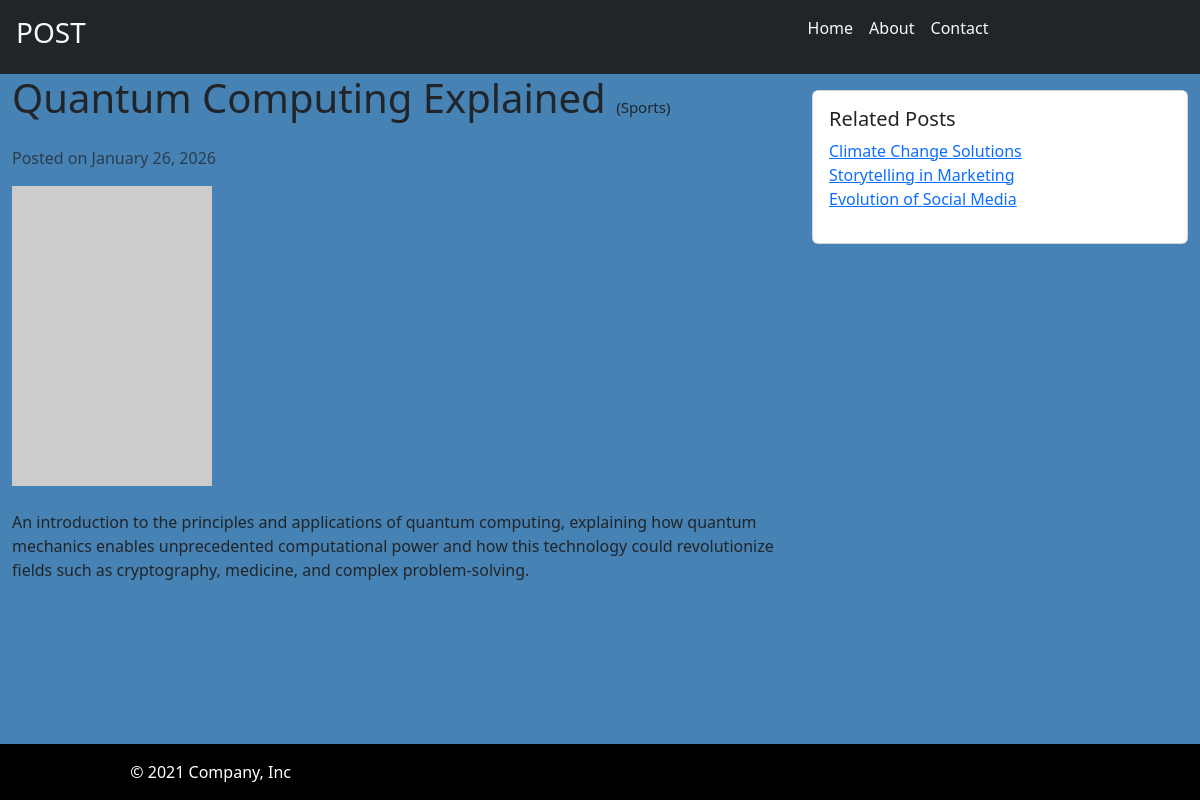
The app's page /myapp/detail/quantum-computing-explained with its own data.
### myapp/models.py (models this page shows, shortened)
class posts(models.Model):
    title = models.CharField(max_length=100)
    content = models.TextField()
    img_url = models.URLField(null=True)
    created_at = models.DateTimeField(auto_now_add=True)
    slug = models.SlugField()
    category = models.ForeignKey(Category, on_delete=models.CASCADE)

class Category(models.Model):
    name = models.CharField(max_length=100)
    def __str__(self):
        return self.name

### myapp/views.py (the view)
# urls.py: path('detail/<str:slug>', views.detail, name="Detail"),
def detail(request, slug):  #the parameter should be same as from the path(url)
    detail_title = 'Detail'
    try:
        post_item = posts.objects.get(slug=slug)
        related_posts = posts.objects.filter(category=post_item.category).exclude(pk=post_item.id)
    except posts.DoesNotExist:
        raise Http404("post does not exist")
    return render(request,'detail.html', {'posts':post_item, 'related_posts':related_posts})

### myapp/templates/detail.html (shortened to what this page needs)
{% extends 'base.html' %}
{% block content %}
    <div class="container-fluid ">
        <div class="row">
            <div class="col-lg-8">
              <h1 class="mb-4">{{ posts.title}} <small style="font-size: 15px;">({{ posts.category }})</small> </h1>
              <p class="text-muted">Posted on {{ posts.created_at|date:"F d, Y" }}</p>
              <img src="{{ posts.img_url }}" class="img-fluid mb-4" alt="Blog Image">
              <p>{{ posts.content }}</p>
            </div>
            <div class="col-lg-4">
              <div class="card mt-3">
                <div class="card-body">
                  <h5 class="card-title">Related Posts</h5>
                  <ul class="list-unstyled">
                    {% for related_post in related_posts %}
                    <li><a href="{% url "myapp:Detail" slug=related_post.slug %}">{{ related_post.title }}</a></li>
                    {% endfor %}
                  </ul>
                </div>
              </div>
            </div>
        </div>
    </div>
{% endblock %}

### myapp/static/style.css (style rules this page uses)
html, body { height: 100%; }
body { display: flex; flex-direction: column; }

### records on screen
posts: title "Quantum Computing Explained", category "Sports", created_at "January 26, 2026", content "An introduction to the principles and applications of quantum computing, explaining how quantum mechanics enables unprecedented computational power and how this technology could revolutionize fields such as cryptography, medicine, and complex problem-solving."
posts: title "Climate Change Solutions"
posts: title "Storytelling in Marketing"
posts: title "Evolution of Social Media"
